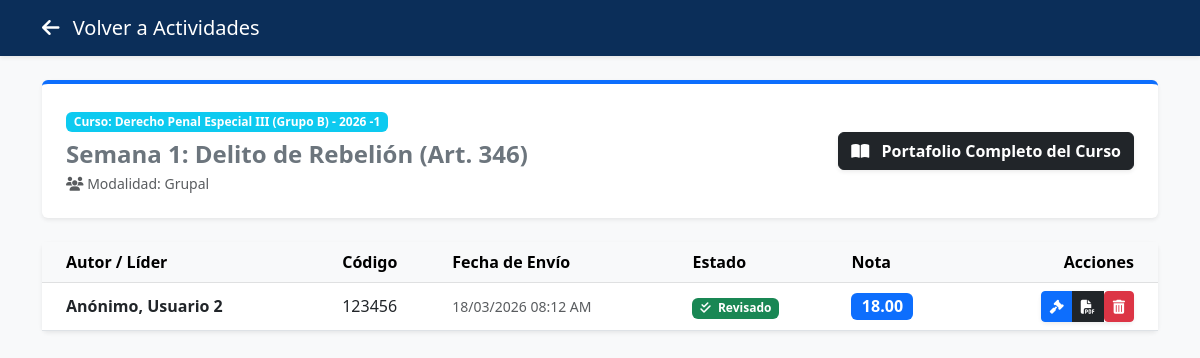
/revisar_trabajos.php?id=10 (signed in), run on the app's committed database.
### tables this page shows
CREATE TABLE `actividades_fichas` (
  `id` int(11) NOT NULL,
  `curso_id` int(11) NOT NULL,
  `titulo_caso` varchar(200) NOT NULL,
  `fecha_inicio` datetime NOT NULL DEFAULT current_timestamp(),
  `fecha_cierre` datetime NOT NULL,
  `descripcion` text DEFAULT NULL,
  `fecha_limite` datetime DEFAULT NULL,
  `estructura_campos` text DEFAULT NULL,
  `tipo_trabajo` varchar(20) DEFAULT 'Grupal',
  `max_integrantes` int(11) DEFAULT 5,
  `secciones_json` text DEFAULT NULL,
  `habilitado` tinyint(1) NOT NULL DEFAULT 0 COMMENT '0: Oculto, 1: Visible para alumnos'
);

CREATE TABLE `cursos` (
  `id` int(11) NOT NULL,
  `nombre_curso` varchar(150) NOT NULL,
  `docente_id` int(11) NOT NULL,
  `semestre` varchar(10) NOT NULL,
  `nombre` varchar(150) DEFAULT NULL
);

CREATE TABLE `envios_fichas` (
  `id` int(11) NOT NULL,
  `actividad_id` int(11) NOT NULL,
  `lider_id` int(11) NOT NULL,
  `factum` text NOT NULL,
  `tipicidad` text NOT NULL,
  `dogmatica` text NOT NULL,
  `jurisprudencia` text NOT NULL,
  `fallo` text NOT NULL,
  `fecha_envio` timestamp NULL DEFAULT current_timestamp(),
  `estado` varchar(50) DEFAULT 'Pendiente',
  `calificacion` decimal(5,2) DEFAULT NULL,
  `respuestas_json` text DEFAULT NULL,
  `retroalimentacion` text DEFAULT NULL
);

CREATE TABLE `usuarios` (
  `id` int(11) NOT NULL,
  `rol` enum('admin','docente','estudiante') NOT NULL,
  `nombres` varchar(100) NOT NULL,
  `apellidos` varchar(100) NOT NULL,
  `email` varchar(100) NOT NULL,
  `password` varchar(255) NOT NULL,
  `codigo_estudiante` varchar(20) DEFAULT NULL,
  `ciclo` varchar(10) DEFAULT NULL,
  `semestre` varchar(10) DEFAULT NULL,
  `estado` tinyint(1) DEFAULT 1,
  `created_at` timestamp NULL DEFAULT current_timestamp(),
  `reset_token` varchar(100) DEFAULT NULL,
  `reset_token_exp` datetime DEFAULT NULL
);

### revisar_trabajos.php (the view, shortened to what this page needs)
<?php
require_once 'config/conexion.php';
$actividad_id = $_GET['id'] ?? null;
$stmt_act = $pdo->prepare("SELECT a.*, c.nombre_curso, c.id as curso_id FROM actividades_fichas a JOIN cursos c ON a.curso_id = c.id WHERE a.id = ?");
$stmt_act->execute([$actividad_id]);
$actividad = $stmt_act->fetch(PDO::FETCH_ASSOC);
$stmt_envios = $pdo->prepare("
    SELECT e.id, e.fecha_envio, e.estado, e.calificacion, u.id as estudiante_id, u.nombres, u.apellidos, u.codigo_estudiante
    FROM envios_fichas e
    JOIN usuarios u ON e.lider_id = u.id
    WHERE e.actividad_id = ?
    ORDER BY e.fecha_envio DESC
");
$stmt_envios->execute([$actividad_id]);
$envios = $stmt_envios->fetchAll(PDO::FETCH_ASSOC);
?>
<!DOCTYPE html>
<html lang="es">
<head>
    <link href="https://cdn.jsdelivr.net/npm/bootstrap@5.3.0/dist/css/bootstrap.min.css" rel="stylesheet">
    <link rel="stylesheet" href="https://cdnjs.cloudflare.com/ajax/libs/font-awesome/6.4.0/css/all.min.css">
</head>
<body>
    <nav class="navbar navbar-dark bg-unap shadow-sm">
        <div class="container">
            <a class="navbar-brand" href="actividades.php"><i class="fas fa-arrow-left me-2"></i> Volver a Actividades</a>
        </div>
    </nav>
    <main class="container py-4">
        <div class="card shadow-sm border-0 border-top border-4 border-primary mb-4">
            <div class="card-body p-4 d-flex justify-content-between align-items-center flex-wrap gap-3">
                <div>
                    <span class="badge bg-info mb-2">Curso: <?= htmlspecialchars($actividad['nombre_curso']) ?></span>
                    <h4 class="fw-bold text-secondary mb-0"><?= htmlspecialchars($actividad['titulo_caso']) ?></h4>
                    <p class="text-muted small mb-0 mt-1"><i class="fas fa-users"></i> Modalidad: <?= $actividad['tipo_trabajo'] ?></p>
                </div>
                <div>
                    <a href="generar_portafolio.php?curso_id=<?= $actividad['curso_id'] ?>" target="_blank" class="btn btn-dark fw-bold shadow-sm">
                        <i class="fas fa-book-open me-2"></i> Portafolio Completo del Curso
                    </a>
                </div>
            </div>
        </div>
        <div class="card shadow-sm border-0">
            <div class="card-body table-responsive p-0">
                <table class="table table-hover align-middle mb-0">
                    <thead class="table-light">
                        <tr>
                            <th class="ps-4">Autor / Líder</th>
                            <th>Código</th>
                            <th>Fecha de Envío</th>
                            <th>Estado</th>
                            <th>Nota</th>
                            <th class="text-end pe-4">Acciones</th>
                        </tr>
                    </thead>
                    <tbody>
                        <?php if (empty($envios)): ?>
                            <tr><td colspan="6" class="text-center py-5 text-muted">Aún no hay trabajos enviados para esta actividad.</td></tr>
                        <?php else: ?>
                            <?php foreach($envios as $e): ?>
                            <tr>
                                <td class="ps-4 fw-bold text-dark"><?= htmlspecialchars($e['apellidos'] . ', ' . $e['nombres']) ?></td>
                                <td><?= htmlspecialchars($e['codigo_estudiante']) ?></td>
                                <td class="small text-muted"><?= date('d/m/Y h:i A', strtotime($e['fecha_envio'])) ?></td>
                                <td>
                                    <?php if($e['estado'] == 'Revisado'): ?>
                                        <span class="badge bg-success"><i class="fas fa-check-double me-1"></i> Revisado</span>
                                    <?php else: ?>
                                        <span class="badge bg-warning text-dark"><i class="fas fa-clock me-1"></i> Por revisar</span>
                                    <?php endif; ?>
                                </td>
                                <td>
                                    <span class="badge <?= $e['calificacion'] >= 14 ? 'bg-primary' : ($e['calificacion'] !== null ? 'bg-danger' : 'bg-secondary') ?> fs-6">
                                        <?= $e['calificacion'] !== null ? $e['calificacion'] : '--' ?>
                                    </span>
                                </td>
                                <td class="text-end pe-4">
                                    <div class="btn-group shadow-sm">
                                        <a href="calificar.php?id=<?= $e['id'] ?>" class="btn btn-sm btn-primary" title="Revisar y Calificar">
                                            <i class="fas fa-gavel"></i>
                                        </a>
                                        <a href="generar_portafolio.php?curso_id=<?= $actividad['curso_id'] ?>&estudiante_id=<?= $e['estudiante_id'] ?>" target="_blank" class="btn btn-sm btn-dark" title="Generar Expediente del Alumno">
                                            <i class="fas fa-file-pdf"></i>
                                        </a>
                                        <form action="" method="POST" onsubmit="return confirm('¿Estás seguro de ELIMINAR este trabajo? Se borrarán sus respuestas y el PDF, permitiendo al alumno volver a enviarlo.');" style="display:inline;">
                                            <button type="submit" class="btn btn-sm btn-danger" title="Eliminar para Recuperación">
                                                <i class="fas fa-trash-alt"></i>
                                            </button>
                                        </form>
                                    </div>
                                </td>
                            </tr>
                            <?php endforeach; ?>
                        <?php endif; ?>
                    </tbody>
                </table>
            </div>
        </div>
    </main>
</body>
</html>

### revisar_trabajos.php (style rules this page uses)
body { background-color: #f8f9fa; }
.bg-unap { background-color: #0b2e59; }

### data on the page
actividades_fichas: curso.nombre_curso "Derecho Penal Especial III (Grupo B) - 2026 -1", titulo_caso "Semana 1: Delito de Rebelión (Art. 346)", tipo_trabajo "Grupal"
envios_fichas: lider.nombres "Anónimo, Usuario 2", lider.codigo_estudiante "123456", fecha_envio "18/03/2026 08:12 AM", estado "Revisado" (drawn), calificacion "18.00"
